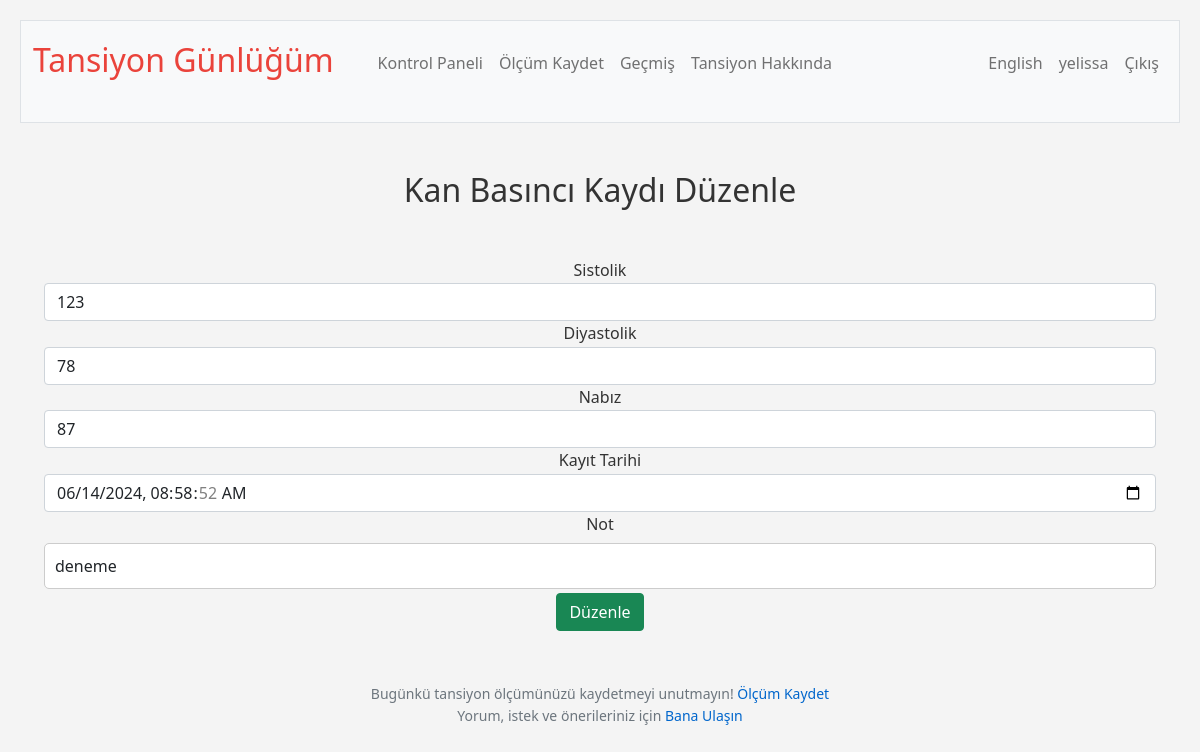
/edit/30 (signed in), run on an earlier commit of the app's database.
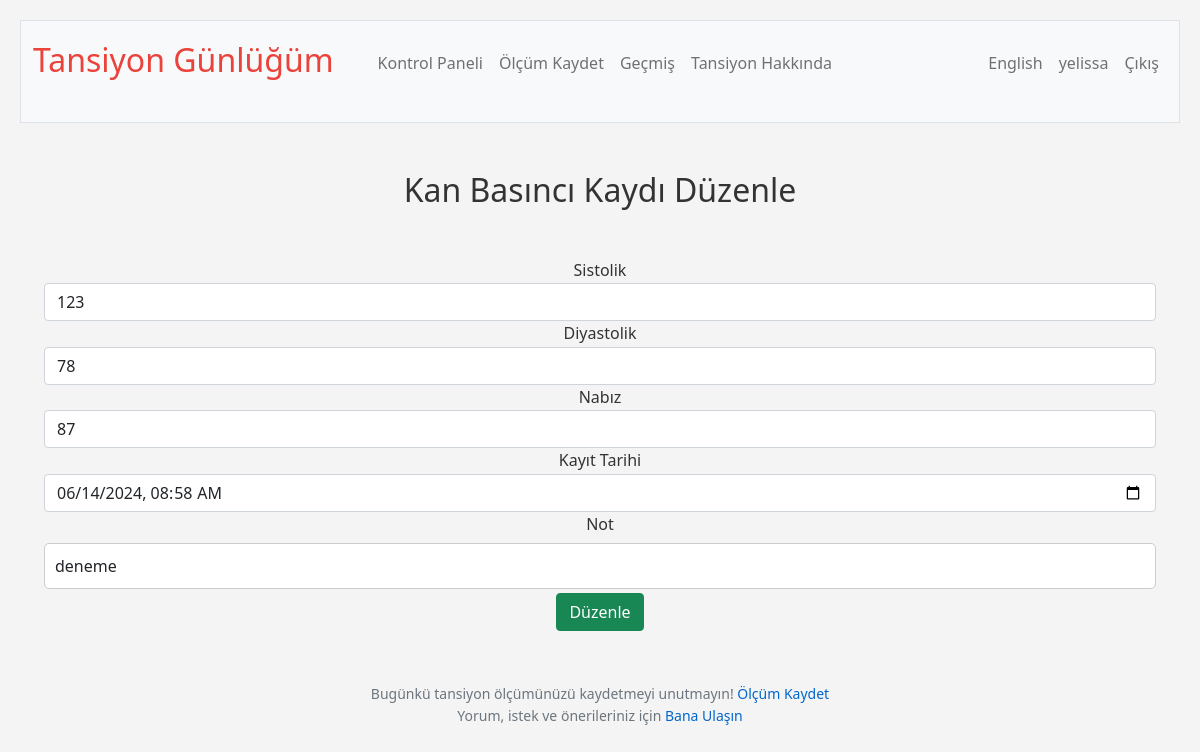
And on a later commit of the database.
### tables this page shows
CREATE TABLE blood_pressure_readings (
id INTEGER PRIMARY KEY AUTOINCREMENT NOT NULL,
user_id INTEGER NOT NULL,
systolic INTEGER NOT NULL,
diastolic INTEGER NOT NULL,
pulse INTEGER,
reading_date DATETIME DEFAULT CURRENT_TIMESTAMP,
notes TEXT,
FOREIGN KEY (user_id) REFERENCES users (id));

### app.py (the view, shortened to what this page needs)
@app.route("/edit/<int:id>", methods=["GET", "POST"])
@login_required
def edit(id):
    record = db.execute("SELECT * FROM blood_pressure_readings WHERE id = ?", id)[0]
    data=g.language_data['edit']
    return render_template("edit.html", record=record, data=g.language_data['edit'])

### app.py (called while the page is built)
@app.before_request
def load_language_data():
    if 'language' not in session:
        session['language'] = 'tr'
    user_lang = session['language']
    with open(f'languages/{user_lang}.json', 'r') as file:
        g.language_data = json.load(file)
    g.language_data['current_lang'] = user_lang

@app.after_request
def after_request(response):
    response.headers["Cache-Control"] = "no-cache, no-store, must-revalidate"
    response.headers["Expires"] = 0
    response.headers["Pragma"] = "no-cache"
    return response

@app.context_processor
def inject_layout_data():
    return dict(layout_data=g.language_data['layout'])

@app.context_processor
def inject_user_details():
    if 'user_id' in session:
        user_id = session['user_id']
        user_info = db.execute("SELECT username FROM users WHERE id = ?", user_id)
        if user_info:
            username = user_info[0]['username']
        else:
            username = None
    else:
        username = None
    return {'username': username}

### templates/edit.html (shortened to what this page needs)
{% extends "layout.html" %}
{% block main %}
<div class="container">
    <h2>{{ data.heading }}</h2>
    <form action="{{ url_for('edit', id=record.id)}}" method="POST">
        <div class="form-group">
            <label for="systolic">{{ data.systolic }}</label>
            <input type="number" name="systolic" id="systolic" class="form-control" value="{{ record.systolic }}" required>
        </div>
        <div class="form-group">
            <label for="diastolic">{{ data.diastolic }}</label>
            <input type="number" name="diastolic" id="diastolic" class="form-control" value="{{ record.diastolic }}" required>
        </div>
        <div class="form-group">
            <label for="pulse">{{ data.pulse }}</label>
            <input type="number" name="pulse" id="pulse" class="form-control" value="{{ record.pulse }}" required>
        </div>
        <div class="form-group">
            <label for="timestamp">{{ data.dateRecorded }}</label>
            <input type="datetime-local" name="timestamp" id="timestamp" class="form-control" value="{{ record.reading_date | datetimeformat }}" required>
        </div>
        <div class="form-group">
            <label for="notes">{{ data.notes }}</label>
            <input type="text" name="notes" id="notes" class="form-control" value="{{ record.notes }}" required>
        </div>
        <button type="submit" class="btn btn-success">{{ data.editRecording }}</button>
    </form>
</div>
{% endblock %}

What changed in the data, as far as the page shows it:
changed blood_pressure_readings "deneme": timestamp "06/14/2024 08:58:52" → "06/14/2024 08:58"
